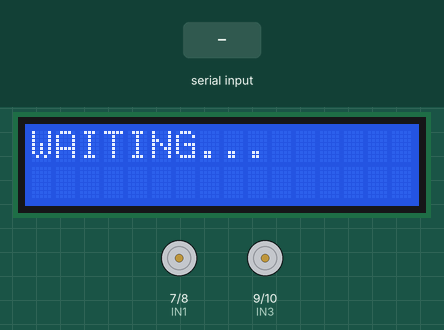
Recording of a sketch running on a simulated Arduino Uno, built with avr-gcc and run on an emulated ATmega328P. Shown: 16×2 character LCD, motor-driver pin pairs drawn as motors (green arrow = first pin HIGH = forward, orange = second pin HIGH = backward, longer = more drive, scaled by the enable pin). The test bench sets the inputs (shaded band). What the sketch prints to the serial monitor is not drawn.

Above: at 3.3 s.
3.4 s: "PATH_CLEAR\n" received over the second serial link
At 4.6 s:
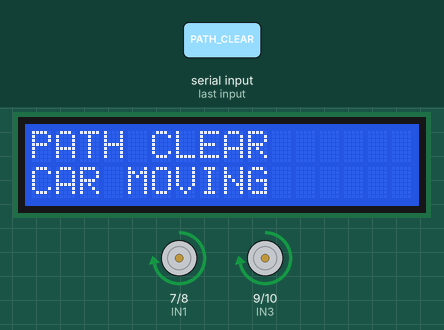
4.9 s: "OBSTACLE\n" received over the second serial link
At 6.0 s:
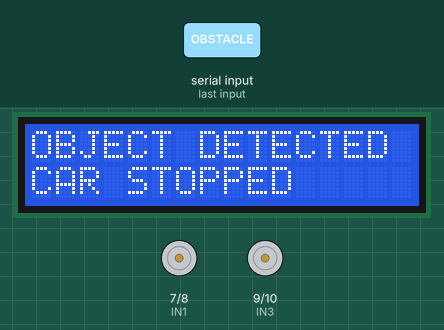
6.4 s: "CLEAR\n" received over the second serial link
At 6.7 s:
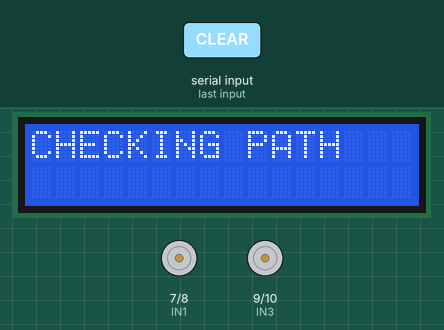
7.9 s: "PATH_FAULT\n" received over the second serial link
At 9.4 s:
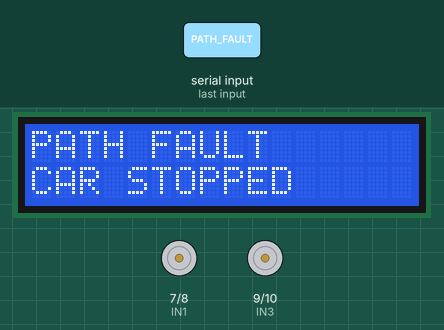
Timing chart, 0 to 10.4 s (numbered marks = the images above; inputs shaded):
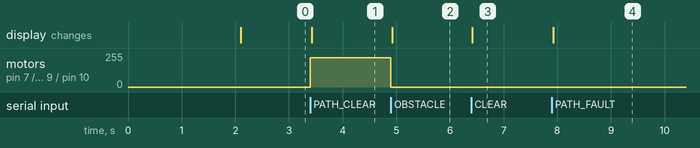

Measured:
- after the input at 3.4 s, motor on pin 7 (IN1) / pin 8 (IN2), motor on pin 9 (IN3) / pin 10 (IN4): stopped → forward 220/255 at once; the display: changes at once (image 1)
- after the input at 4.9 s, motor on pin 7 (IN1) / pin 8 (IN2), motor on pin 9 (IN3) / pin 10 (IN4): forward 220/255 → stopped at once; the display: changes at once (image 2)
- after the input at 6.4 s, the display: changes at once (image 3)
- after the input at 7.9 s, the display: changes at once (image 4)

The sketch:

Railway_Track_Fault_Arduino_1.ino.ino
```cpp
#include <Wire.h>
#include <LiquidCrystal_I2C.h>
#include <SoftwareSerial.h>

// ======================================
// LCD
// ======================================

LiquidCrystal_I2C lcd(0x27, 16, 2);

// ======================================
// L298N
// ======================================

#define ENA 5
#define ENB 6

#define IN1 7
#define IN2 8
#define IN3 9
#define IN4 10

// ======================================
// Arduino #2 communication
//
// Arduino #1 D12 = RX
// Arduino #1 D11 = TX (not used)
// ======================================

SoftwareSerial Arduino2(12, 11);

// ======================================
// SYSTEM
// ======================================

bool obstacle = false;

void setup() {

  Serial.begin(9600);

  Arduino2.begin(9600);

  // Motor pins
  pinMode(ENA, OUTPUT);
  pinMode(ENB, OUTPUT);

  pinMode(IN1, OUTPUT);
  pinMode(IN2, OUTPUT);

  pinMode(IN3, OUTPUT);
  pinMode(IN4, OUTPUT);

  // Make sure motor is stopped
  stopMotor();

  // LCD
  lcd.init();
  lcd.backlight();

  lcd.clear();

  lcd.setCursor(0, 0);
  lcd.print("ROBOTIC CAR");

  lcd.setCursor(0, 1);
  lcd.print("SYSTEM READY");

  delay(2000);

  lcd.clear();
  lcd.setCursor(0, 0);
  lcd.print("WAITING...");
}

void loop() {

  // ======================================
  // RECEIVE COMMAND FROM ARDUINO #2
  // ======================================

  if (Arduino2.available()) {

    String command = Arduino2.readStringUntil('\n');

    command.trim();

    Serial.print("Received: ");
    Serial.println(command);

    // ====================================
    // OBJECT DETECTED
    // ====================================

    if (command == "OBSTACLE") {

      obstacle = true;

      stopMotor();

      lcd.clear();

      lcd.setCursor(0, 0);
      lcd.print("OBJECT DETECTED");

      lcd.setCursor(0, 1);
      lcd.print("CAR STOPPED");

      Serial.println("OBJECT DETECTED");
      Serial.println("MOTOR STOPPED");
    }

    // ====================================
    // OBJECT CLEAR
    // ====================================

    else if (command == "CLEAR") {

      obstacle = false;

      stopMotor();

      lcd.clear();

      lcd.setCursor(0, 0);
      lcd.print("CHECKING PATH");

      Serial.println("OBJECT CLEAR");
    }

    // ====================================
    // PATH CLEAR
    // ====================================

    else if (command == "PATH_CLEAR") {

      if (!obstacle) {

        moveForward();

        lcd.clear();

        lcd.setCursor(0, 0);
        lcd.print("PATH CLEAR");

        lcd.setCursor(0, 1);
        lcd.print("CAR MOVING");

        Serial.println("CAR MOVING");
      }
    }

    // ====================================
    // PATH FAULT
    // ====================================

    else if (command == "PATH_FAULT") {

      stopMotor();

      lcd.clear();

      lcd.setCursor(0, 0);
      lcd.print("PATH FAULT");

      lcd.setCursor(0, 1);
      lcd.print("CAR STOPPED");

      Serial.println("PATH FAULT");
      Serial.println("MOTOR STOPPED");
    }
  }

  // ======================================
  // SAFETY
  // ======================================

  if (obstacle) {

    stopMotor();
  }
}

// ======================================
// MOVE FORWARD
// ======================================

void moveForward() {

  analogWrite(ENA, 220);
  analogWrite(ENB, 220);

  // Left motor
  digitalWrite(IN1, HIGH);
  digitalWrite(IN2, LOW);

  // Right motor
  digitalWrite(IN3, HIGH);
  digitalWrite(IN4, LOW);
}

// ======================================
// STOP MOTOR
// ======================================

void stopMotor() {

  analogWrite(ENA, 0);
  analogWrite(ENB, 0);

  digitalWrite(IN1, LOW);
  digitalWrite(IN2, LOW);

  digitalWrite(IN3, LOW);
  digitalWrite(IN4, LOW);
}
```
